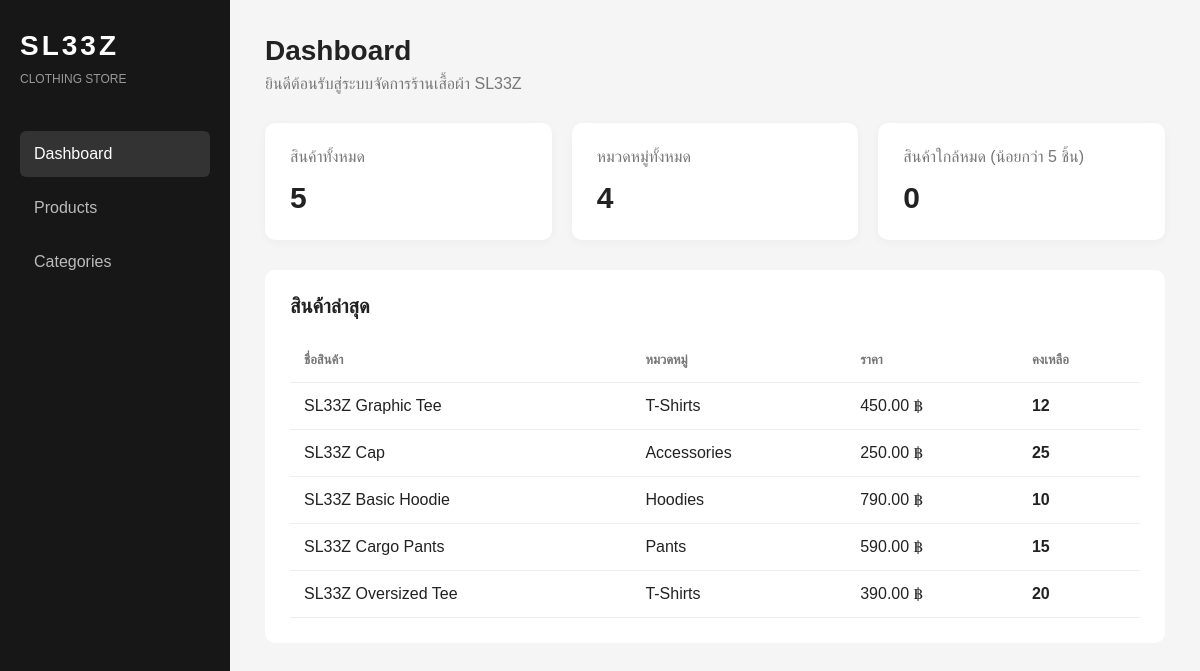
The page / on the database its author committed.
### tables this page shows
CREATE TABLE products (
    id INT AUTO_INCREMENT PRIMARY KEY,
    name VARCHAR(150) NOT NULL,
    description TEXT,
    price DECIMAL(10,2) NOT NULL,
    stock INT NOT NULL DEFAULT 0,
    category_id INT NOT NULL,
    created_at TIMESTAMP DEFAULT CURRENT_TIMESTAMP,

    CONSTRAINT fk_products_categories
    FOREIGN KEY (category_id)
    REFERENCES categories(id)
    ON UPDATE CASCADE
    ON DELETE RESTRICT
);

CREATE TABLE categories (
    id INT AUTO_INCREMENT PRIMARY KEY,
    name VARCHAR(100) NOT NULL,
    description TEXT
);

### src/index.php (the view, shortened to what this page needs)
<?php
require_once 'config.php';
$productCount = $conn->query("SELECT COUNT(*) FROM products")->fetchColumn();
$categoryCount = $conn->query("SELECT COUNT(*) FROM categories")->fetchColumn();
$lowStock = $conn->query("SELECT COUNT(*) FROM products WHERE stock < 5")->fetchColumn();
$sql = "SELECT p.id, p.name, p.price, p.stock, c.name AS category
        FROM products p
        JOIN categories c ON p.category_id = c.id
        ORDER BY p.id DESC
        LIMIT 5";
$products = $conn->query($sql)->fetchAll(PDO::FETCH_ASSOC);
?>
<!DOCTYPE html>
<html lang="th">
<head>
</head>
<body>
<div class="sidebar">
    <div class="logo">SL33Z</div>
    <div class="subtitle">CLOTHING STORE</div>
    <a href="index.php" class="active">Dashboard</a>
    <a href="products.php">Products</a>
    <a href="categories.php">Categories</a>
</div>
<div class="main">
    <div class="header">
        <h1>Dashboard</h1>
        <p>ยินดีต้อนรับสู่ระบบจัดการร้านเสื้อผ้า SL33Z</p>
    </div>
    <div class="cards">
        <div class="card">
            <p>สินค้าทั้งหมด</p>
            <h2><?= $productCount ?></h2>
        </div>
        <div class="card">
            <p>หมวดหมู่ทั้งหมด</p>
            <h2><?= $categoryCount ?></h2>
        </div>
        <div class="card">
            <p>สินค้าใกล้หมด (น้อยกว่า 5 ชิ้น)</p>
            <h2><?= $lowStock ?></h2>
        </div>
    </div>
    <div class="section">
        <h2>สินค้าล่าสุด</h2>
        <table>
            <thead>
                <tr>
                    <th>ชื่อสินค้า</th>
                    <th>หมวดหมู่</th>
                    <th>ราคา</th>
                    <th>คงเหลือ</th>
                </tr>
            </thead>
            <tbody>
                <?php foreach ($products as $product): ?>
                    <tr>
                        <td><?= htmlspecialchars($product['name']) ?></td>
                        <td><?= htmlspecialchars($product['category']) ?></td>
                        <td><?= number_format($product['price'], 2) ?> ฿</td>
                        <td class="stock"><?= (int)$product['stock'] ?></td>
                    </tr>
                <?php endforeach; ?>
            </tbody>
        </table>
    </div>
</div>
</body>
</html>

### src/index.php (style rules this page uses)
* { margin: 0; padding: 0; box-sizing: border-box; }
body { font-family: Arial, sans-serif; background: #f5f5f5; color: #222; }
.sidebar { width: 230px; height: 100vh; background: #171717; color: white; position: fixed; padding: 30px 20px; }
.logo { font-size: 28px; font-weight: bold; letter-spacing: 3px; margin-bottom: 10px; }
.subtitle { color: #999; font-size: 12px; margin-bottom: 45px; }
.sidebar a { display: block; color: #bbb; text-decoration: none; padding: 14px; margin-bottom: 8px; border-radius: 6px; }
.sidebar a.active, .sidebar a:hover { background: #333; color: white; }
.main { margin-left: 230px; padding: 35px; }
.header { margin-bottom: 30px; }
.header h1 { font-size: 28px; margin-bottom: 8px; }
.header p { color: #777; }
.cards { display: grid; grid-template-columns: repeat(3, 1fr); gap: 20px; margin-bottom: 30px; }
.card { background: white; padding: 25px; border-radius: 10px; box-shadow: 0 2px 10px rgba(0,0,0,0.04); }
.card p { color: #777; margin-bottom: 15px; }
.card h2 { font-size: 30px; }
.section { background: white; padding: 25px; border-radius: 10px; }
.section h2 { margin-bottom: 20px; font-size: 20px; }
table { width: 100%; border-collapse: collapse; }
th, td { padding: 14px; text-align: left; border-bottom: 1px solid #eee; }
th { color: #777; font-size: 13px; }
.stock { font-weight: bold; }

### rows shown on the page
products: name "SL33Z Graphic Tee", category.name "T-Shirts", price "450.00", stock "12"
products: name "SL33Z Cap", category.name "Accessories", price "250.00", stock "25"
products: name "SL33Z Basic Hoodie", category.name "Hoodies", price "790.00", stock "10"
products: name "SL33Z Cargo Pants", category.name "Pants", price "590.00", stock "15"
products: name "SL33Z Oversized Tee", category.name "T-Shirts", price "390.00", stock "20"

### other values the page prints
$productCount "5"
$categoryCount "4"
$lowStock "0"
